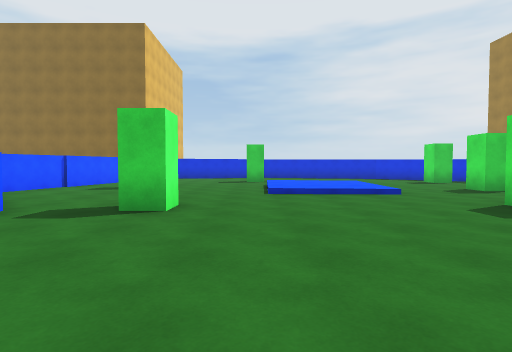
view 1 (above)

16 first-person views from a walk through a Unity game level. The camera is 1.3 m above the floor, tilts 2° down and sees 80° across. The floor is counted in squares, 2 m on a side. Each view is taken from the middle of a square. On the plan, view 1 faces up. The plan holds only what a view shows up to about 10 squares ahead; the rest is blank. The place goes on beyond the plan. The player is left out. Some animated figures are left out. Surface patterns are stand-ins for the level's own textures.

view 2
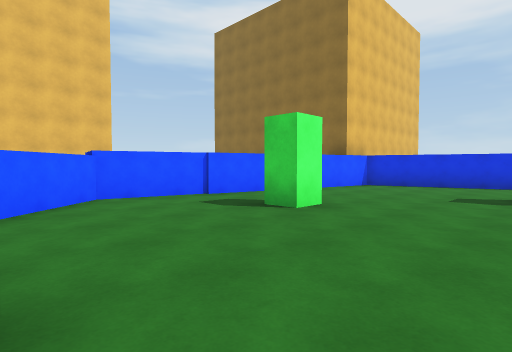

view 3
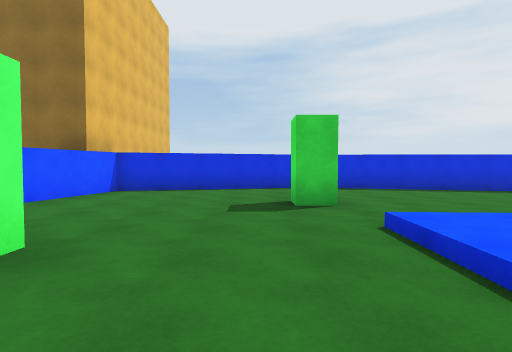

view 4
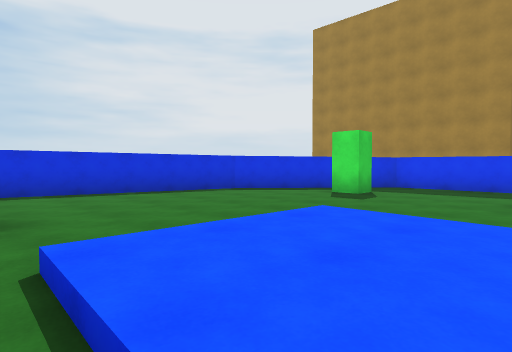

view 5
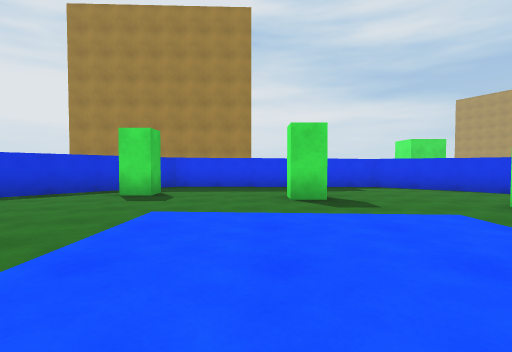

view 6
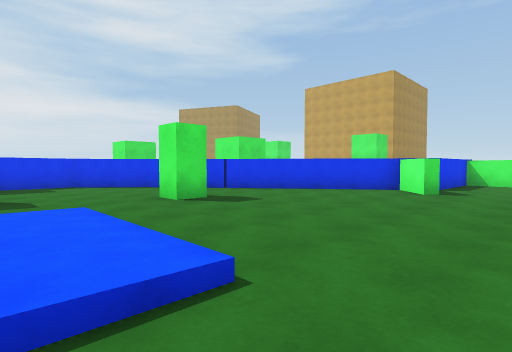

view 7
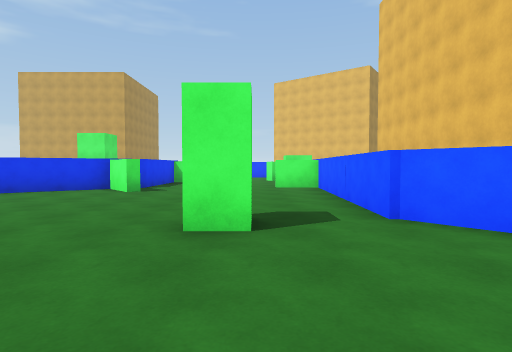

view 8
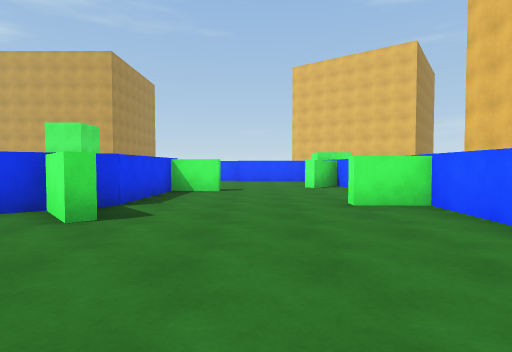

view 9
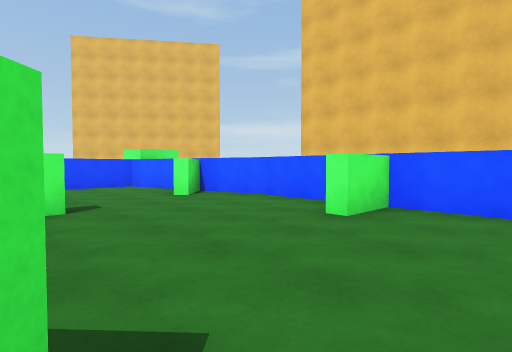

view 10
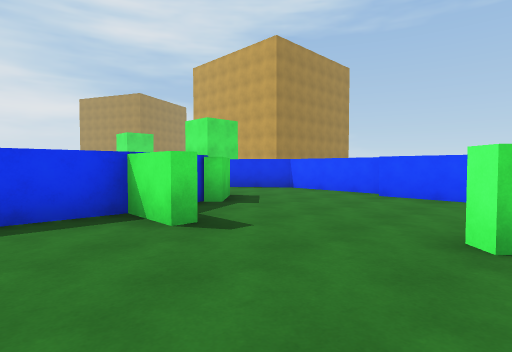

view 11
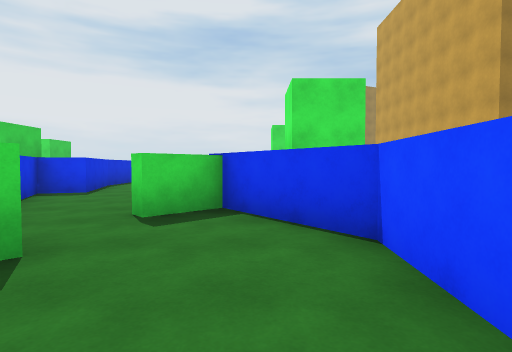

view 12
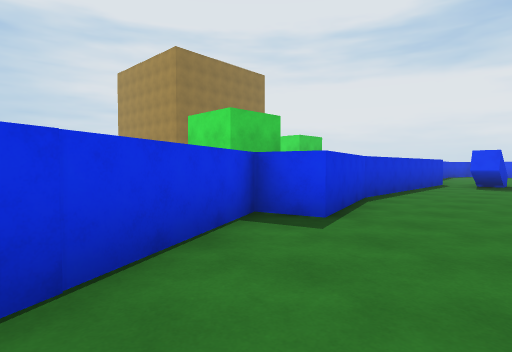

view 13
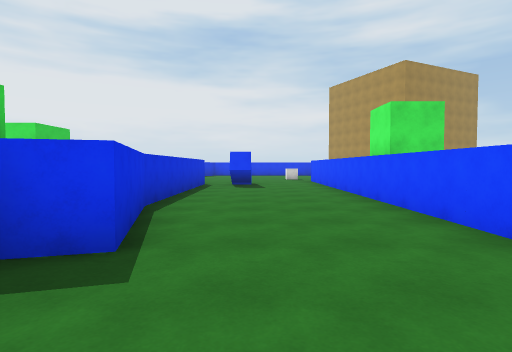

view 14
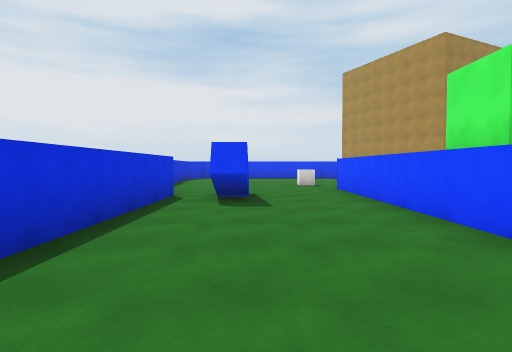

view 15
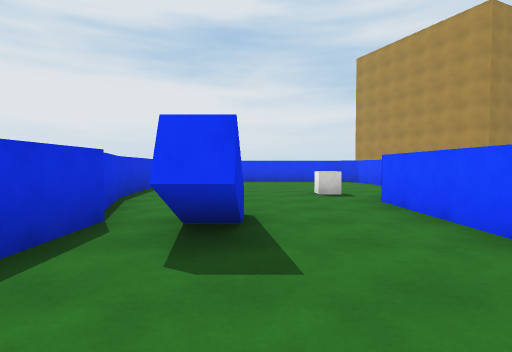

view 16
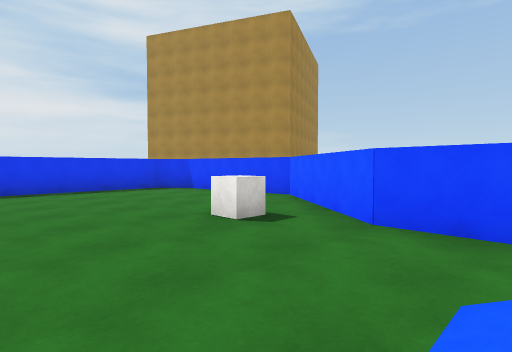

### Floor plan
Key: @ floor where view 1 was taken; # wall or solid block; . main floor; : floor 0.25 m higher than the main floor; / step, stairs or slope; ^ raised ledge; B green block; C cube.
Columns run from 6 left of view 1 to 25 right of it. Each row starts with its distance up from view 1.
 16    ########
 15  ###......####
 14  #...........##
 13  #............#
 12  #....B......B.##
 11 #...............#
 10 #......///......#
  9 #..B...:::......#
  8 #......:::..B...#
  7 #......///.....##
  6 #..............#
  5 ##..B.....B....#
  4  ##...........##
  3   #..........##
  2   #.........##
  1   #.......###
  0   #...@####
 -1   ##....#
 -2   #.....#             ######
 -3   #....##  ############...
 -4   #...### ##................
 -5   ##....# ...........#^........#
 -6   #.....#......................#
 -7   #.......#  ............C.....#
 -8   ##......##  ###########......#
 -9    ########             ###.####
-10                           ###

Positions as (right, up) in squares from view 1, and headings:
1: (0, 0), facing up
2: (0, 5), facing up-left
3: (-1, 7), facing up
4: (0, 8), facing up-right
5: (0, 9), facing right
6: (-1, 8), facing down-right
7: (-2, 8), facing down
8: (-1, 4), facing down
9: (1, 1), facing down-left
10: (-3, -2), facing down-right
11: (0, -8), facing right
12: (4, -6), facing up-right
13: (5, -5), facing right
14: (9, -5), facing right
15: (12, -5), facing right
16: (16, -4), facing down-right
